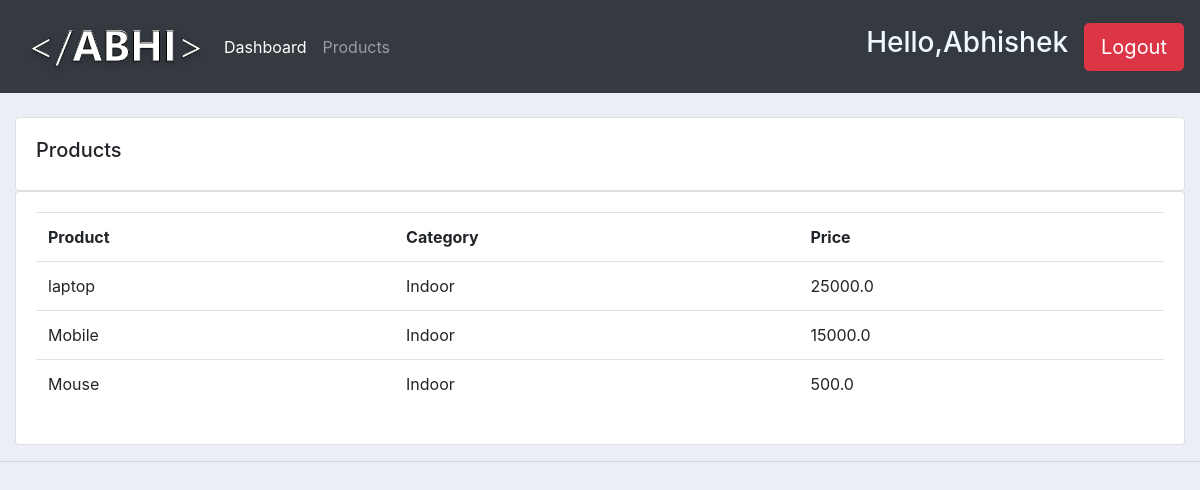
Screenshot of /product/ (signed in) with the database file from the repository.
### accounts/models.py (models this page shows, shortened)
class Product(models.Model):
    CATEGORY = (
        ('Indoor','Indoor'),
        ('Outdoor','Outdoor'),
    )
    name = models.CharField(max_length=50, null =True)
    price = models.FloatField(null = True)
    category = models.CharField(max_length=50, null =True,choices =CATEGORY)
    description = models.CharField(max_length=50, null =True,blank=True )
    date_created = models.DateTimeField(auto_now_add=True, null = True)
    tag = models.ManyToManyField(Tag)

### accounts/decorators.py (the view)
        def wrapper_func(request,*args,**kwargs):
            group = None
            if request.user.groups.exists():
                group = request.user.groups.all()[0].name
            if group in allowed_roles:
                return view_func(request,*args,**kwargs)
            else:
                return HttpResponse("You are not authorized to access this page")

### accounts/views.py (called while the page is built)
@login_required(login_url='login')
@allowed_users(allowed_roles=['admin'])
def product(request):
    products = Product.objects.all()
    context ={'products':products}
    return render(request,'accounts/product.html',context)

### accounts/templates/accounts/product.html
{%  extends 'accounts/main.html' %}
{% block content %}
		<br>
		<div class="row">
			<div class="col-md">
				<div class="card card-body">
					<h5>Products</h5>
				</div>
				<div class="card card-body">
					<table class="table">
						<tr>
							<th>Product</th>
							<th>Category</th>
							<th>Price</th>
						</tr>
						{% for product in products %}
						<tr>
							<td>{{product.name}}</td>
							<td>{{product.category}}</td>
							<td>{{product.price}}</td>
						</tr>
						{% endfor %}
					</table>
				</div>
			</div>
		</div>
{% endblock content %}

### accounts/templates/accounts/navbar.html (shortened to what this page needs)
{% load static %}
<nav class="navbar navbar-expand-lg navbar-dark bg-dark">
  <img src="{% static 'img/logoo.png' %}" alt="Logo">
  <div class="collapse navbar-collapse" id="navbarNav">
    <ul class="navbar-nav">
      {% if request.user.is_staff %}
      <li class="nav-item active">
        <a class="nav-link" href="{% url 'home' %}">Dashboard</a>
      </li>
      <li class="nav-item">
        <a class="nav-link" href="{% url 'product' %}">Products</a>
      </li>
      {% else %}
      <li class="nav-item">
        <a class="nav-link" href="{% url 'settings' %}">Settings</a>
      </li>
      {% endif %}
    </ul>
  </div>
<div class="mr-2">
  <span><h3 style="color: aliceblue;" >Hello,{{request.user.first_name}} </h3></span>
    </div>
  <div class="ml-2">
    <span><a class="btn btn-lg btn-danger" href="{% url 'logout' %}">Logout</a></span>
  </div>
</nav>

### static/css/main.css (style rules this page uses)
body { background-color: #ebeff5; }

### rows the page displays
Product: name "laptop", category "Indoor", price "25000.0"
Product: name "Mobile", category "Indoor", price "15000.0"
Product: name "Mouse", category "Indoor", price "500.0"

### other values shown
{{ request.user.first_name }} "Abhishek"
